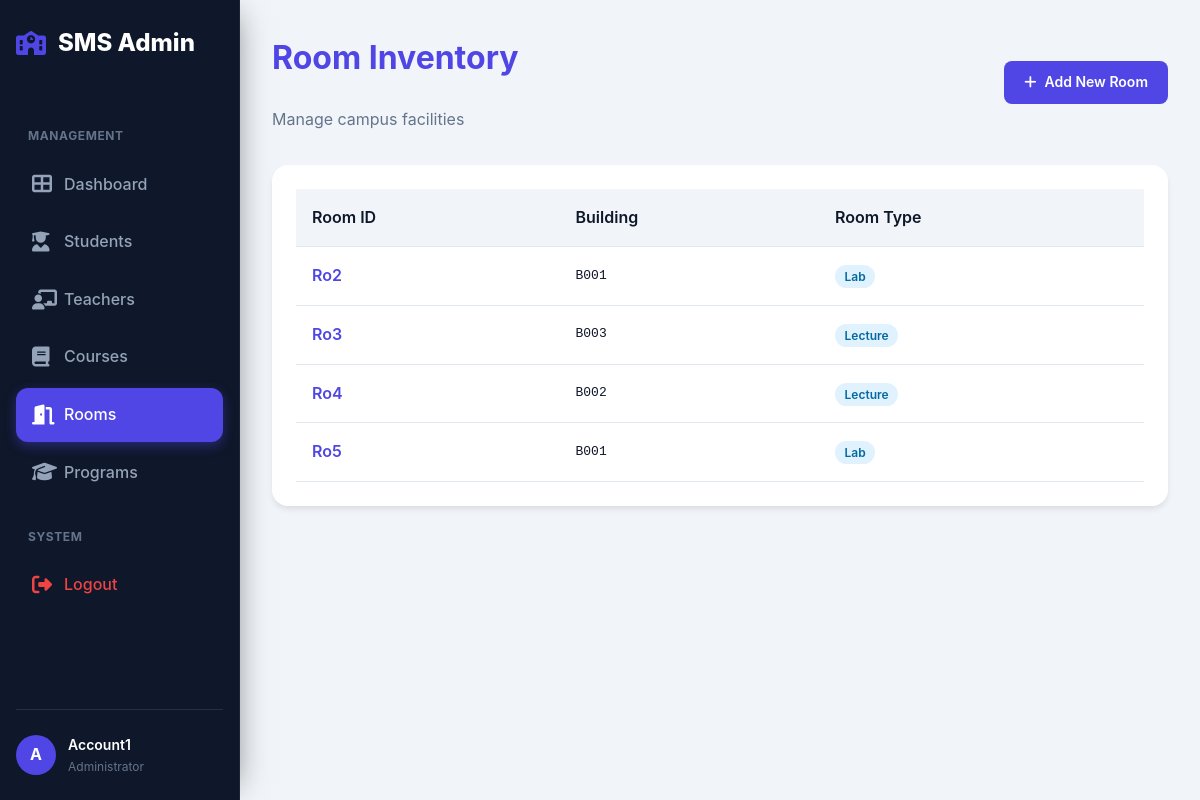
The page /Room/room.php (signed in) on the database its author committed.
### tables this page shows
CREATE TABLE IF NOT EXISTS Room_table (
    Room_ID VARCHAR(10) PRIMARY KEY,
    Bld_num VARCHAR(10) NOT NULL,
    Room_type VARCHAR(50)
);

### Room/room.php (the view, shortened to what this page needs)
<?php
require_once '../config/db.php';
$stmt = $pdo->query("SELECT * FROM Room_table");
$rooms = $stmt->fetchAll();
?>
<!DOCTYPE html>
<html lang="en">
<head>
    <link rel="stylesheet" href="../CSS/style.css">
</head>
<body>
    <?php include '../components/nav.php'; ?>
    <main>
        <div class="container">
            <div class="page-header">
                <div>
                    <h1>Room Inventory</h1>
                    <p style="color: #64748b;">Manage campus facilities</p>
                </div>
                <a href="register_room.php" class="btn-primary">
                    <i class="fas fa-plus"></i> Add New Room
                </a>
            </div>
            <div class="table-container">
                <table>
                    <thead>
                        <tr>
                            <th>Room ID</th>
                            <th>Building</th>
                            <th>Room Type</th>
                        </tr>
                    </thead>
                    <tbody>
                        <?php foreach ($rooms as $r): ?>
                            <tr>
                                <td style="font-weight: 600; color: var(--primary-color);"><?php echo htmlspecialchars($r['Room_ID']); ?></td>
                                <td style="font-weight: 500; font-family: monospace;"><?php echo htmlspecialchars($r['Bld_num']); ?></td>
                                <td>
                                    <span style="text-transform: capitalize; padding: 0.25rem 0.6rem; border-radius: 99px; background: #e0f2fe; color: #0369a1; font-size: 0.75rem; font-weight: 600;">
                                        <?php echo htmlspecialchars($r['Room_type']); ?>
                                    </span>
                                </td>
                            </tr>
                        <?php endforeach; ?>
                    </tbody>
                </table>
            </div>
        </div>
    </main>
</body>
</html>

### CSS/style.css (style rules this page uses)
:root { --primary-color: #4f46e5; --primary-hover: #4338ca; --bg-color: #f1f5f9; --card-bg: #ffffff; --text-color: #0f172a; --sidebar-bg: #0f172a; --sidebar-text: #f8fafc; --danger: #ef4444; --success: #10b981; --warning: #f59e0b; --border-color: #e2e8f0; --sidebar-width: 240px; --header-height: 60px; }
.btn-primary { display: inline-flex; align-items: center; gap: 0.5rem; padding: 0.625rem 1.25rem; background-color: var(--primary-color); color: #fff; text-decoration: none; border-radius: 0.5rem; font-weight: 600; font-size: 0.875rem; transition: all 0.2s; }
.page-header { display: flex; justify-content: space-between; align-items: center; margin-bottom: 2rem; }
* { margin: 0; padding: 0; box-sizing: border-box; font-family: 'Inter', 'Verdana', sans-serif; }
body { background-color: var(--bg-color); color: var(--text-color); line-height: 1.6; display: flex; min-height: 100vh; }
main { flex: 1; padding: 2rem; margin-left: var(--sidebar-width); min-height: 100vh; transition: margin-left 0.3s ease; }
.container { max-width: 1200px; margin: 0 auto; }
h1 { color: var(--primary-color); margin-bottom: 1.5rem; font-weight: 700; }
.table-container { background: white; padding: 1.5rem; border-radius: 1rem; box-shadow: 0 4px 6px -1px rgba(0, 0, 0, 0.1); margin-top: 2rem; overflow-x: auto; -webkit-overflow-scrolling: touch; }
table { width: 100%; border-collapse: collapse; min-width: 500px; }
th, td { padding: 1rem; text-align: left; border-bottom: 1px solid #e2e8f0; }
th { background-color: #f1f5f9; font-weight: 600; }

### rows shown on the page
room_table: Room_ID "Ro2", Bld_num "B001", Room_type "Lab"
room_table: Room_ID "Ro3", Bld_num "B003", Room_type "Lecture"
room_table: Room_ID "Ro4", Bld_num "B002", Room_type "Lecture"
room_table: Room_ID "Ro5", Bld_num "B001", Room_type "Lab"

### other values the page prints
$user_initial "A"
$_SESSION['user'] "Account1"
